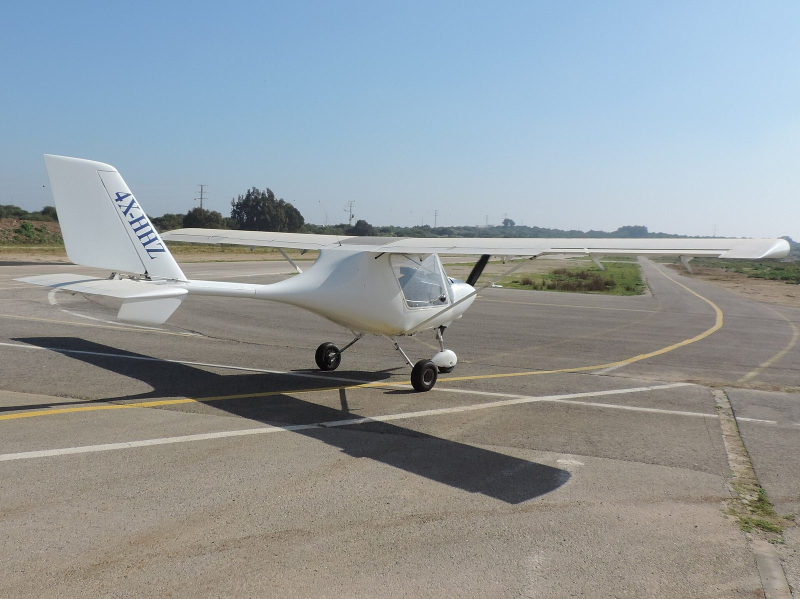
#> input picture assets/images/how-did-two-electrons-working-together-break-physics-x-ray-energy-limit.jpg, 1600 x 1198 px, found by its file name (shown at 1/2 size)
$ python resize_for_vision.py
#> lines starting #> are read from the running program, lines starting #| are printed output that depends on the picture
from PIL import Image
im = Image.open("assets/images/how-did-two-electrons-working-together-break-physics-x-ray-energy-limit.jpg")
#> im is the input picture: PIL image 1600x1198 RGB; mean R, G, B 146.2, 153.6, 157
im.resize((400, 300), Image.Resampling.LANCZOS).save("/tmp/verify_electrons.jpg", "JPEG", quality=85)
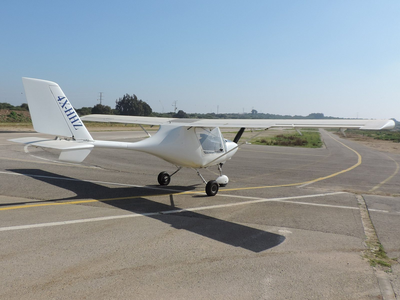
#> saved as verify_electrons.jpg: PIL image 400x300 RGB; mean R, G, B 146.2, 153.6, 157
print("Saved resized version to /tmp/verify_electrons.jpg")
print(f"Original size: {im.size}")
#| Original size: (1600, 1198)

$ run again, with assets/images/2026-10-27-flip-rover-moon-supercomputer.jpg copied over assets/images/how-did-two-electrons-working-together-break-physics-x-ray-energy-limit.jpg
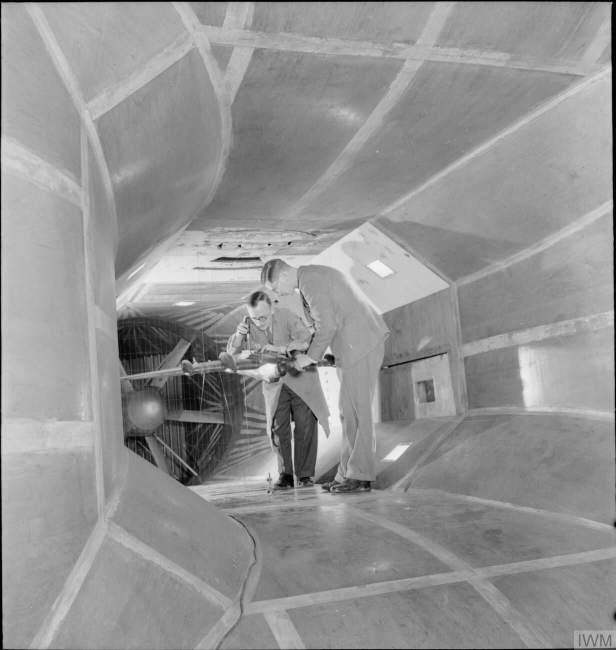
#> input picture assets/images/2026-10-27-flip-rover-moon-supercomputer.jpg, 1231 x 1300 px, found by its file name (shown at 1/2 size)
#> im is the input picture: PIL image 1231x1300 RGB; mean R, G, B 147.6, 147.6, 147.6
#> `im.resize((400, 300), Image.Resampling.LANCZOS).save("/tmp/verify_elec..`:
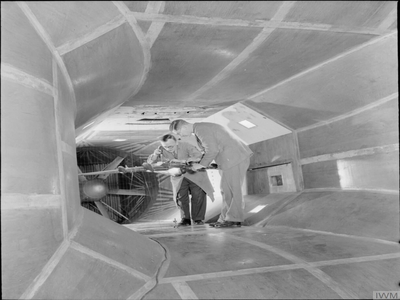
#> saved as verify_electrons.jpg: PIL image 400x300 RGB; mean R, G, B 147.7, 147.7, 147.7
#| Original size: (1231, 1300)

$ run again, with assets/images/2026-10-30-how-did-a-high-school-senior-prank-his-principal-on-his-birthday-and-change-both-their-lives-in-the-process.jpg copied over assets/images/how-did-two-electrons-working-together-break-physics-x-ray-energy-limit.jpg
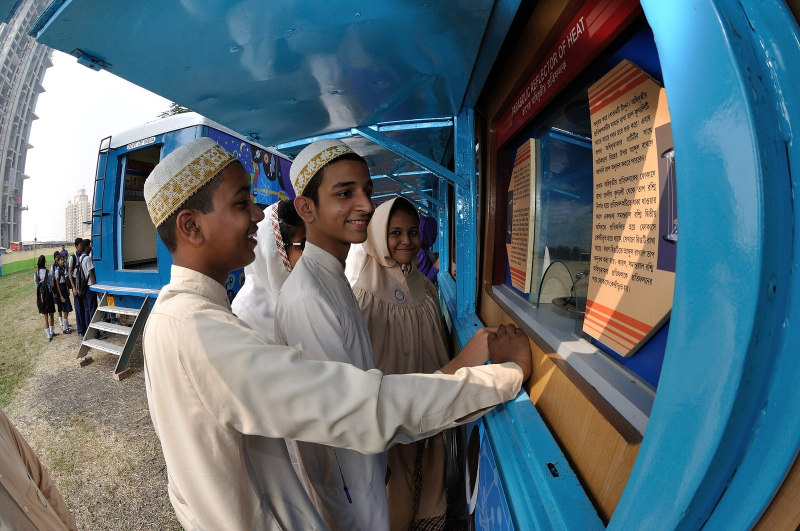
#> input picture assets/images/2026-10-30-how-did-a-high-school-senior-prank-his-principal-on-his-birthday-and-change-both-their-lives-in-the-process.jpg, 1600 x 1062 px, found by its file name (shown at 1/2 size)
#> im is the input picture: PIL image 1600x1062 RGB; mean R, G, B 92, 109.7, 117.5
#> `im.resize((400, 300), Image.Resampling.LANCZOS).save("/tmp/verify_elec..`:
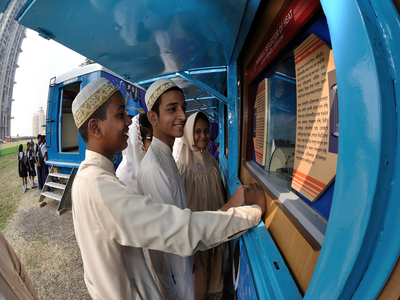
#> saved as verify_electrons.jpg: PIL image 400x300 RGB; mean R, G, B 92, 109.6, 117.5
#| Original size: (1600, 1062)
